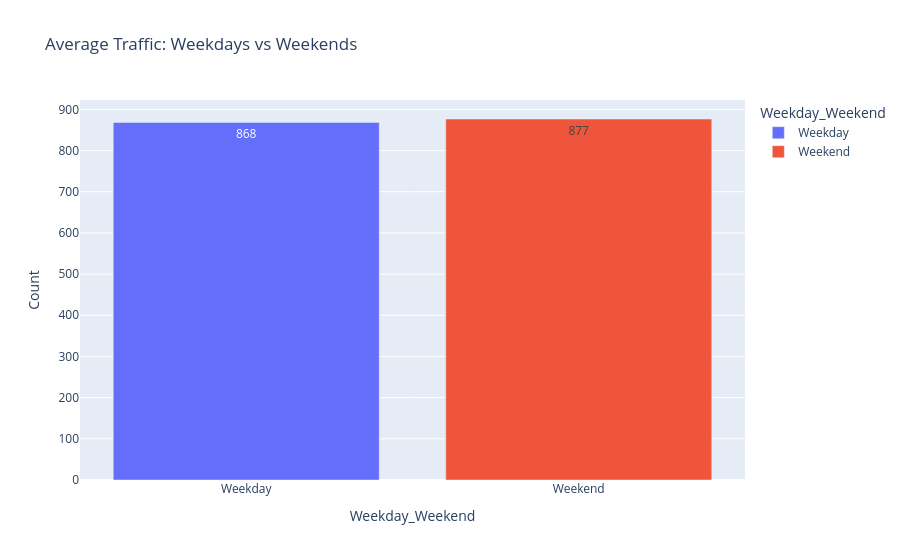

Write notebook code for a chart like this one.
### Code cell
fig = px.bar(
    weekday,
    x="Weekday_Weekend",
    y="Count",
    text="Count",
    color="Weekday_Weekend",
    title="Average Traffic: Weekdays vs Weekends"
)

fig.update_traces(texttemplate="%{text:,.0f}")

fig.show()

### Figure 1 — Plotly figure (JSON) as saved in the notebook; plotly's stock layout.template omitted (floating-point values rounded to 4 significant figures)
{"data": [{"hovertemplate": "Weekday_Weekend=%{x}<br>Count=%{text}<extra></extra>", "legendgroup": "Weekday", "marker": {"color": "#636efa", "pattern": {"shape": ""}}, "name": "Weekday", "orientation": "v", "showlegend": true, "text": [868.2], "textposition": "auto", "texttemplate": "%{text:,.0f}", "type": "bar", "x": ["Weekday"], "xaxis": "x", "y": [868.2], "yaxis": "y"}, {"hovertemplate": "Weekday_Weekend=%{x}<br>Count=%{text}<extra></extra>", "legendgroup": "Weekend", "marker": {"color": "#EF553B", "pattern": {"shape": ""}}, "name": "Weekend", "orientation": "v", "showlegend": true, "text": [876.6], "textposition": "auto", "texttemplate": "%{text:,.0f}", "type": "bar", "x": ["Weekend"], "xaxis": "x", "y": [876.6], "yaxis": "y"}], "layout": {"barmode": "relative", "legend": {"title": {"text": "Weekday_Weekend"}, "tracegroupgap": 0}, "title": {"text": "Average Traffic: Weekdays vs Weekends"}, "xaxis": {"anchor": "y", "categoryarray": ["Weekday", "Weekend"], "categoryorder": "array", "domain": [0, 1], "title": {"text": "Weekday_Weekend"}}, "yaxis": {"anchor": "x", "domain": [0, 1], "title": {"text": "Count"}}}}
